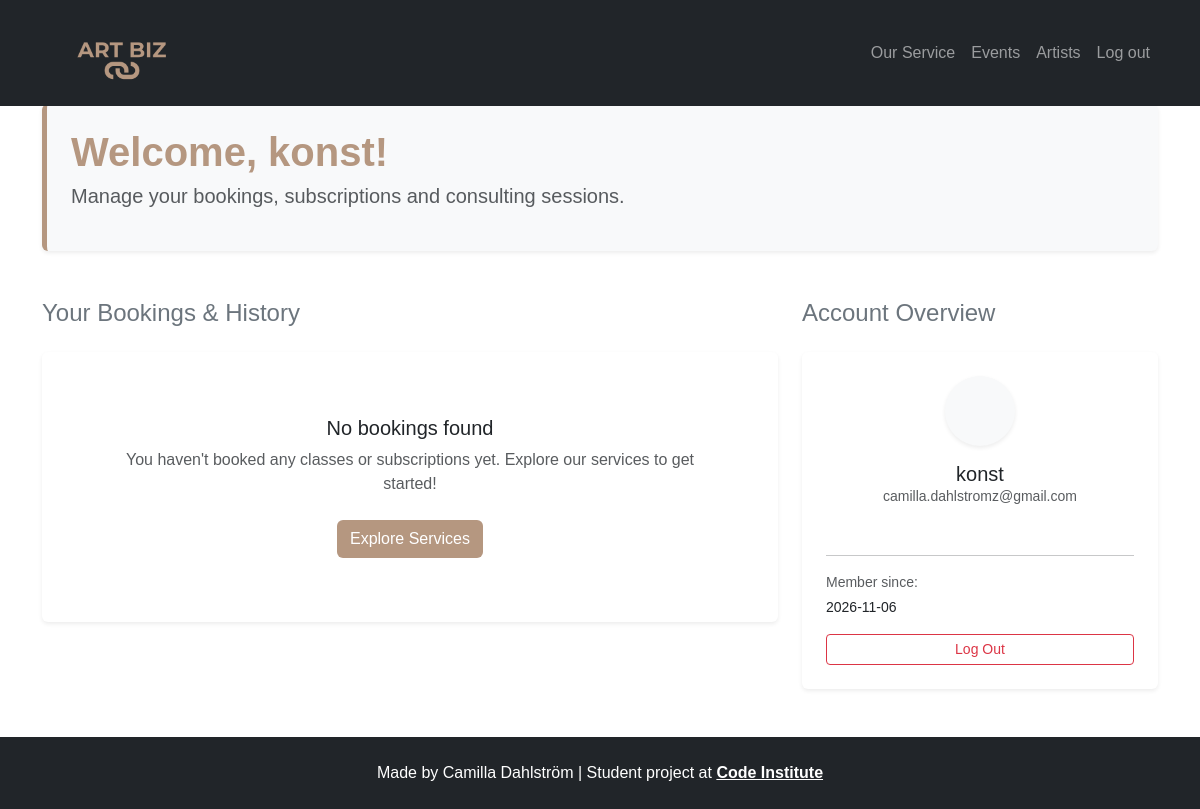
The app's page /accounts/dashboard/ (signed in), older data.
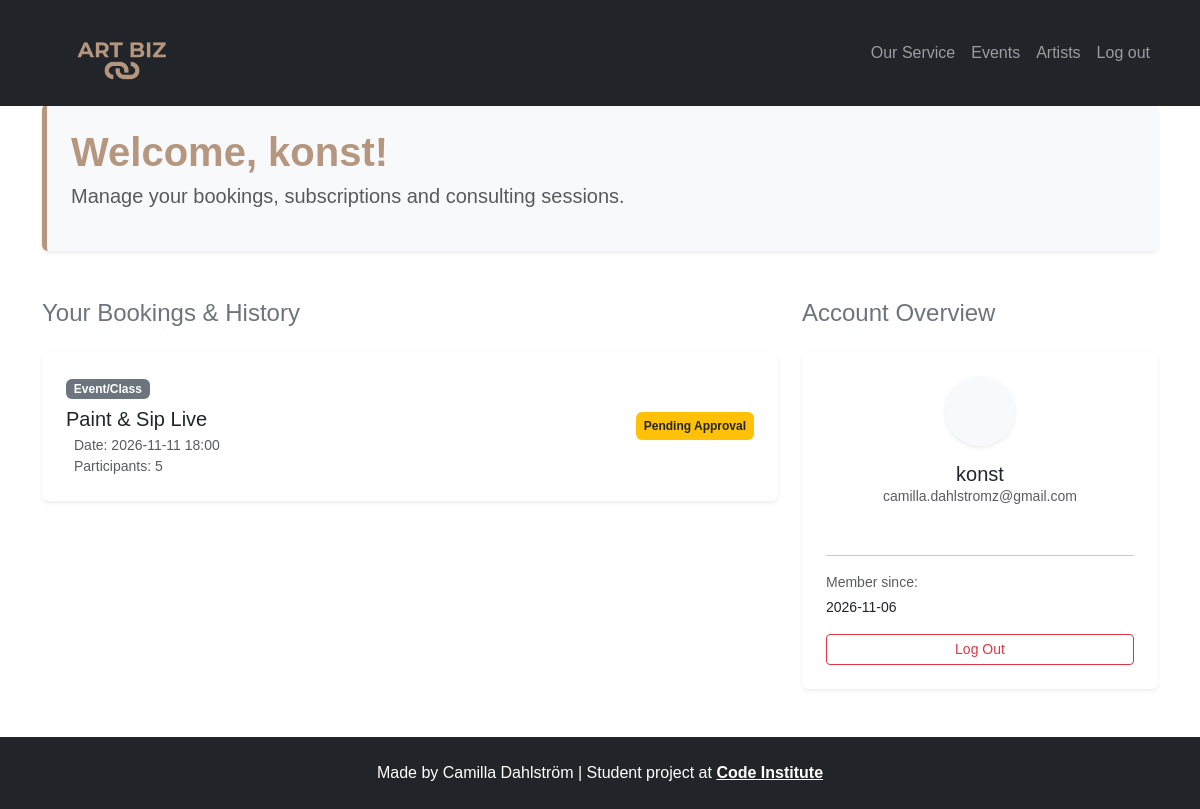
The same page, newer data.
### bookings/models.py (models this page shows, shortened)
class Booking(models.Model):
    STATUS_CHOICES = [
        ('pending', 'Väntar på godkännande'),
        ('confirmed', 'Bekräftad'),
        ('cancelled', 'Avbokad'),
    ]
    user = models.ForeignKey(User, on_delete=models.CASCADE, related_name='bookings')
    service = models.ForeignKey(Service, on_delete=models.PROTECT, related_name='booked_services')
    booking_date = models.DateTimeField()
    number_of_participants = models.PositiveIntegerField(default=5)
    created_at = models.DateTimeField(auto_now_add=True)
    status = models.CharField(max_length=20, choices=STATUS_CHOICES, default='pending')
    notes = models.TextField(blank=True, null=True)

class Service(models.Model):
    SERVICE_TYPES = [
        ('event', 'Event/Class'),
        ('consulting', 'Consulting'),
        ('subscription', 'Subscription'),
    ]
    title = models.CharField(max_length=200)
    description = models.TextField()
    price = models.DecimalField(max_digits=8, decimal_places=2)
    service_type = models.CharField(max_length=20, choices=SERVICE_TYPES, default='event')
    image_url = models.URLField(max_length=1024, blank=True, null=True)

### bookings/views.py (the view)
# urls.py: path('accounts/dashboard/', dashboard, name='dashboard'),
@login_required
def dashboard(request):
    user_bookings = Booking.objects.filter(user=request.user).order_by('-booking_date')
    context = {
        'bookings': user_bookings,
    }
    return render(request, 'account/dashboard.html', context)

### templates/account/dashboard.html (shortened to what this page needs)
{% extends "base.html" %}
{% block content %}
<div class="container py-5" style="font-family: 'Montserrat', sans-serif; min-height: 80vh;">
    <div class="row mb-5">
        <div class="col-100">
            <div class="p-4 bg-light rounded shadow-sm border-left" style="border-left: 5px solid #b59780;">
                <h1 class="display-6 fw-bold" style="color: #b59780; margin-bottom: 5px;">Welcome, {{ request.user.username }}!</h1>
                <p class="lead text-muted small"> Manage your bookings, subscriptions and consulting sessions.</p>
            </div>
        </div>
    </div>
    <div class="row">
        <div class="col-md-8">
            <h2 class="h4 mb-4 text-secondary">Your Bookings & History</h2>
            {% if bookings %}
                <div class="row">
                    {% for booking in bookings %}
                        <div class="col-12 mb-3">
                            <div class="card shadow-sm border-0">
                                <div class="card-body d-flex justify-content-between align-items-center p-4">
                                    <div>
                                        <span class="badge bg-secondary mb-2">{{ booking.service.get_service_type_display }}</span>
                                        <h3 class="h5 mb-1 text-dark">{{ booking.service.title }}</h3>
                                        <p class="small text-muted mb-0">
                                            Date: {{ booking.booking_date|date:"Y-m-d H:i" }}
                                        </p>
                                        <p class="small text-muted mb-0">
                                            Participants: {{ booking.number_of_participants }}
                                        </p>
                                    </div>
                                    <div class="text-end">
                                        {% if booking.status == 'confirmed' %}
                                            <span class="badge bg-success p-2">Confirmed</span>
                                        {% elif booking.status == 'pending' %}
                                            <span class="badge bg-warning text-dark p-2">Pending Approval</span>
                                        {% else %}
                                            <span class="badge bg-danger p-2">Cancelled</span>
                                        {% endif %}
                                    </div>
                                </div>
                            </div>
                        </div>
                    {% endfor %}
                </div>
            {% else %}
                <div class="card p-5 text-center shadow-sm border-0 bg-white">
                    <div class="card-body">
                        <h3 class="h5 text-dark">No bookings found</h3>
                        <p class="text-muted mb-4">You haven't booked any classes or subscriptions yet. Explore our services to get started!</p>
                        <a href="/services/" class="btn text-white" style="background-color: #b59780;">Explore Services</a>
                    </div>
                </div>
            {% endif %}
        </div>
        <div class="col-md-4">
            <h2 class="h4 mb-4 text-secondary">Account Overview</h2>
            <div class="card shadow-sm border-0 p-4 bg-white">
                <div class="text-center mb-3">
                    <div class="rounded-circle bg-light d-inline-flex align-items-center justify-content-center shadow-sm mb-3" style="width: 70px; height: 70px; color: #b59780;">
                    </div>
                    <h3 class="h5 mb-0 text-dark">{{ request.user.username }}</h3>
                    <p class="small text-muted">{{ request.user.email }}</p>
                </div>
                <hr>
                <p class="small text-muted mb-1">Member since:</p>
                <p class="small font-weight-bold text-dark mb-3">{{ request.user.date_joined|date:"Y-m-d" }}</p>
                <a href="{% url 'account_logout' %}" class="btn btn-outline-danger w-100 btn-sm">Log Out</a>
            </div>
        </div>
    </div>
</div>
{% endblock %}

### templates/base.html (shortened to what this page needs)
{% load static %}
<!DOCTYPE html>
<html lang="sv">
<head>
    <link href="https://cdn.jsdelivr.net/npm/bootstrap@5.3.0/dist/css/bootstrap.min.css" rel="stylesheet">
    <link rel="stylesheet" href="{% static 'css/style.css' %}">
</head>
<body class="d-flex flex-column min-vh-100">
    <header>
        <nav class="navbar navbar-expand-lg navbar-dark bg-dark fixed-top">
            <div class="container">
               <a class="navbar-brand" href="{% url 'home' %}">
                 <img src="{% static 'images/ArtBizLogo.png' %}" alt="ArtBiz Logo" style="height: 80px;">
                </a>
                     <div class="collapse navbar-collapse" id="navbarNav">
                    <ul class="navbar-nav ms-auto">
                        <li class="nav-item"><a class="nav-link" href="{% url 'services' %}">Our Service</a></li>
                        <li class="nav-item"><a class="nav-link" href="{% url 'events' %}">Events</a></li>
                        <li class="nav-item"><a class="nav-link" href="{% url 'artist_list' %}">Artists</a></li>
                        {% if user.is_authenticated %}
                            <li class="nav-item"><a class="nav-link" href="{% url 'account_logout' %}">Log out</a></li>
                        {% else %}
                            <li class="nav-item"><a class="nav-link" href="{% url 'account_login' %}">Log in</a></li>
                            <li class="nav-item"><a class="nav-link" href="{% url 'account_signup' %}">Sign Up</a></li>
                        {% endif %}
                    </ul>
                </div>
            </div>
        </nav>
    </header>
    <main class="flex-grow-1">
        {% block content %}
        {% endblock %}
    </main>
    <footer class="footer bg-dark text-white text-center py-4 w-100">
        <div class="container">
            <p class="mb-0">Made by Camilla Dahlström | Student project at <a href="https://codeinstitute.net/se/" target="_blank" rel="noopener" aria-label="Visit Code Institute" class="text-white fw-bold">Code Institute</a></p>
        </div>
    </footer>
</body>
</html>

### static/css/style.css (style rules this page uses)
body { padding-top: 56px; overflow-x: hidden; font-family: 'Montserrat', sans-serif; }
.navbar { position: fixed; top: 0; left: 0; width: 100%; z-index: 1000; }

Row changes from the older to the newer data that the page shows:
added Booking: service.service_type "Event/Class", service "Paint & Sip Live", booking_date "2026-11-11 18:00", number_of_participants "5", status "Pending Approval"
Text that changed along with them:
text no longer shown: "No bookings found You haven't booked any classes or subscriptions yet. Explore our services to get started! Explore Services"
